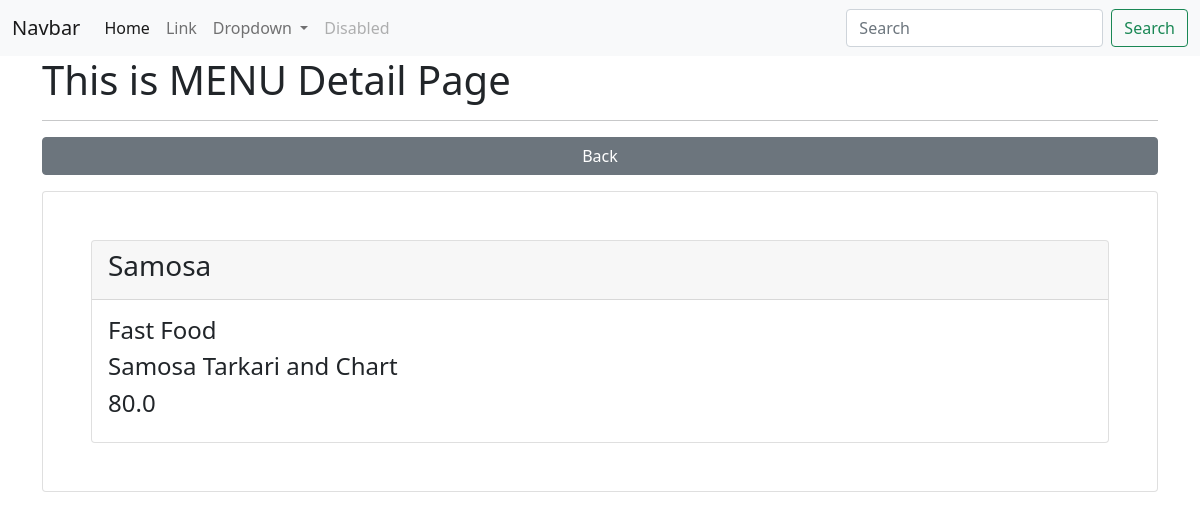
Page /menu/show/1/ (signed in) on the committed database.
### app_restro/models.py (models this page shows, shortened)
class Menu(models.Model):
    menu_title = models.CharField(max_length=200)
    category_id = models.ForeignKey(Category, on_delete=models.CASCADE)
    menu_desc = models.CharField(max_length=200)
    menu_img = models.FileField(upload_to="menu/images/", blank=True)
    menu_ingredient = models.CharField(max_length=200)
    menu_price = models.FloatField()
    class Meta:
        db_table = "app_menus"

class Category(models.Model):
    category_name = models.CharField(max_length=200)
    class Meta:
        db_table = "app_categories"

### app_restro/views.py (the view)
# urls.py: path('menu/show/<int:id>/', views.menu_show, name='menu-show'),
@login_required(login_url='/authentication/login')
def menu_show(request, id):
    data = Menu.objects.get(id=id)
    context = {"data": data}
    return render(request, 'menus/show.html', context)

### templates/menus/show.html (shortened to what this page needs)
{% extends "layouts/master.html" %}
{% block content %}
<div class="container">
    <h1>This is MENU Detail Page</h1>
    <hr>
    <a href="{% url 'menu-list' %}" class="btn btn-secondary col-12 mb-3">Back</a>
    <div class="card p-5">
        <div class="card">
            <div class="card-header">
                <h3>{{ data.menu_title }}</h3>
            </div>
            <div class="card-body">
                <h4>{{ data.category_id.category_name }}</h4>
                <h4>{{ data.menu_desc }}</h4>
                <h4>{{ data.menu_price }}</h4>
            </div>
        </div>
    </div>
</div>
{% endblock %}

### rows in the picture
Menu: menu_title "Samosa", category_id.category_name "Fast Food", menu_desc "Samosa Tarkari and Chart", menu_price "80.0"
